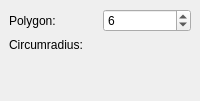
        <widget class="QWidget" name="page_regularPolygon">
         <layout class="QGridLayout">
          <property name="margin">
           <number>9</number>
          </property>
          <property name="spacing">
           <number>6</number>
          </property>
          <item row="0" column="0">
           <layout class="QGridLayout">
            <property name="margin">
             <number>0</number>
            </property>
            <property name="spacing">
             <number>6</number>
            </property>
            <item row="0" column="0">
             <widget class="QLabel" name="labelRegularPolygonPolygon">
              <property name="text">
               <string>Polygon:</string>
              </property>
             </widget>
            </item>
            <item row="0" column="1">
             <widget class="QSpinBox" name="regularPolygonPolygon">
              <property name="minimum">
               <number>3</number>
              </property>
              <property name="maximum">
               <number>1000</number>
              </property>
              <property name="value">
               <number>6</number>
              </property>
             </widget>
            </item>
            <item row="1" column="0">
             <widget class="QLabel" name="labelRegularPolygonCircumradius">
              <property name="text">
               <string>Circumradius:</string>
              </property>
             </widget>
            </item>
            <item row="1" column="1">
             <widget class="Gui::QuantitySpinBox" name="regularPolygonCircumradius">
              <property name="unit" stdset="0">
               <string notr="true">mm</string>
              </property>
              <property name="value">
               <double>2.000000000000000</double>
              </property>
             </widget>
            </item>
           </layout>
          </item>
          <item row="1" column="0">
           <spacer>
            <property name="orientation">
             <enum>Qt::Vertical</enum>
            </property>
            <property name="sizeHint" stdset="0">
             <size>
              <width>20</width>
              <height>40</height>
             </size>
            </property>
           </spacer>
          </item>
         </layout>
        </widget>
